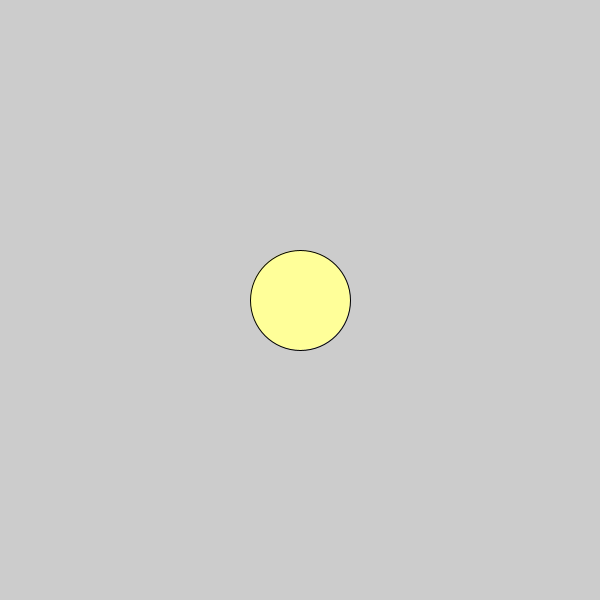
Frame 1 (no input)
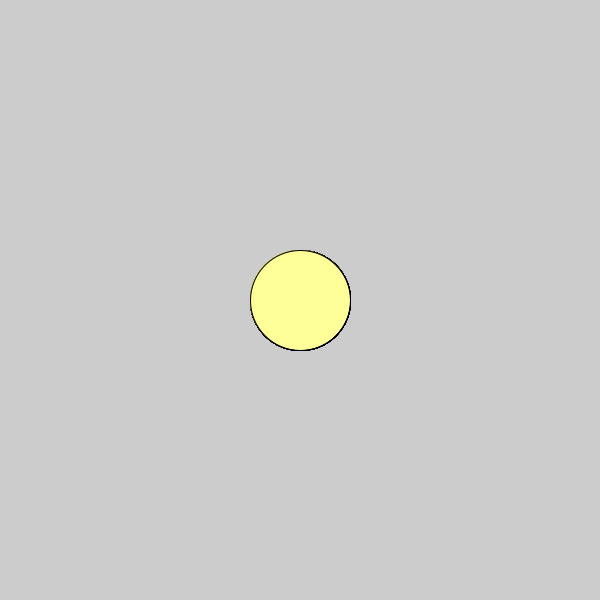
Frame 60 (the mouse pressed at the canvas centre just before this capture)
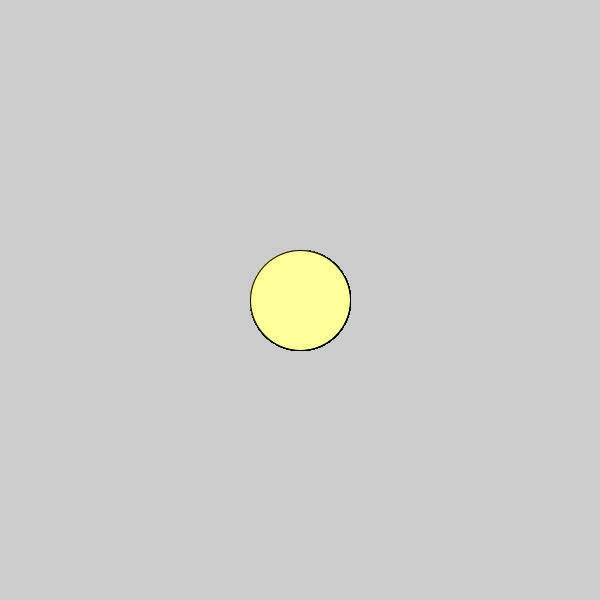
Frame 120 (the mouse held since frame 60 and released just before this capture)

The Processing sketch that drew these frames (run headless with seeded random() and noise(); from frame 60 on, the mouse is pressed at the canvas centre):

// Processing sketch: SolarSystem
// ── SolarSystem.pde
int Planets = 4;
int[] Angles = new int[Planets];
int[] Distances = new int[Planets];

void setup() {
  size(600, 600);
  
  for (int i = 0; i > Planets; i++) {
    Angles[i] = int(random(359));
    Distances[i] = int(random(20, 100));
    println(random(359));
  }
}

void draw() {
  //background(20);
  fill(255,255,153);
  
  // Sun
  ellipse(width / 2, height / 2, 100, 100);
  
  // Planets
  
  for (int i = 0; i > Planets; i++) {
    fill(255);
    ellipse(width / 2 + int(Distances[i]), height / 2 + int(Distances[i]), 500, 500);
  }
}
